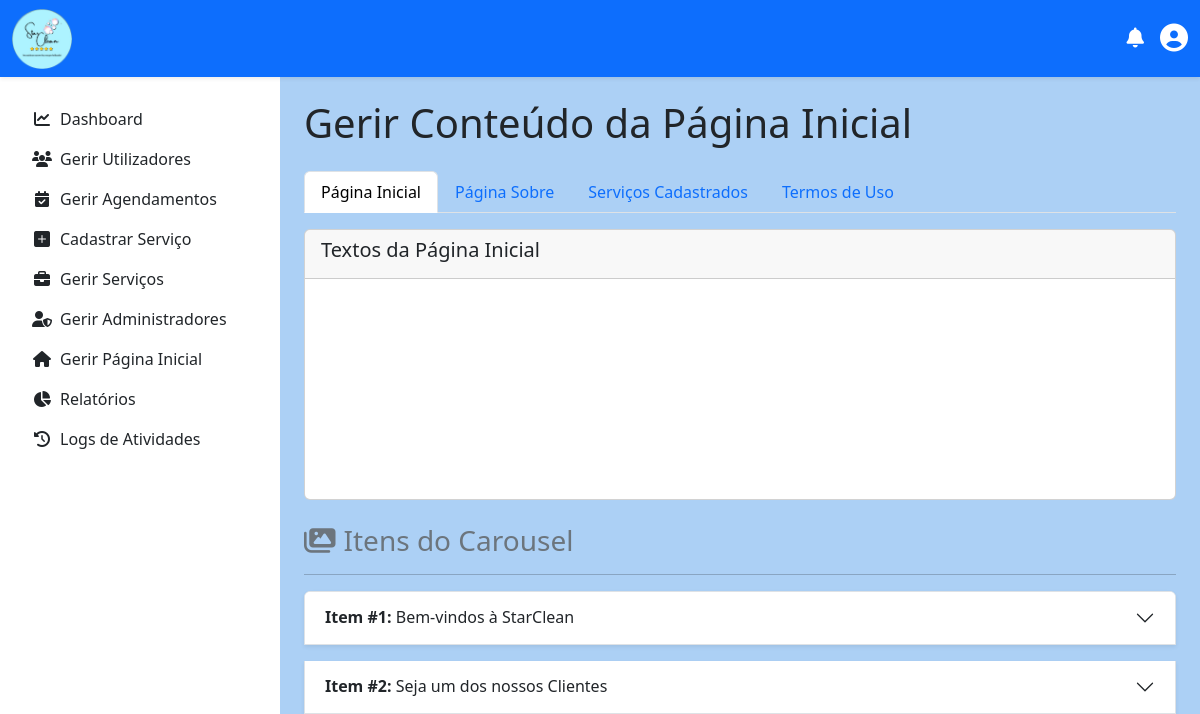
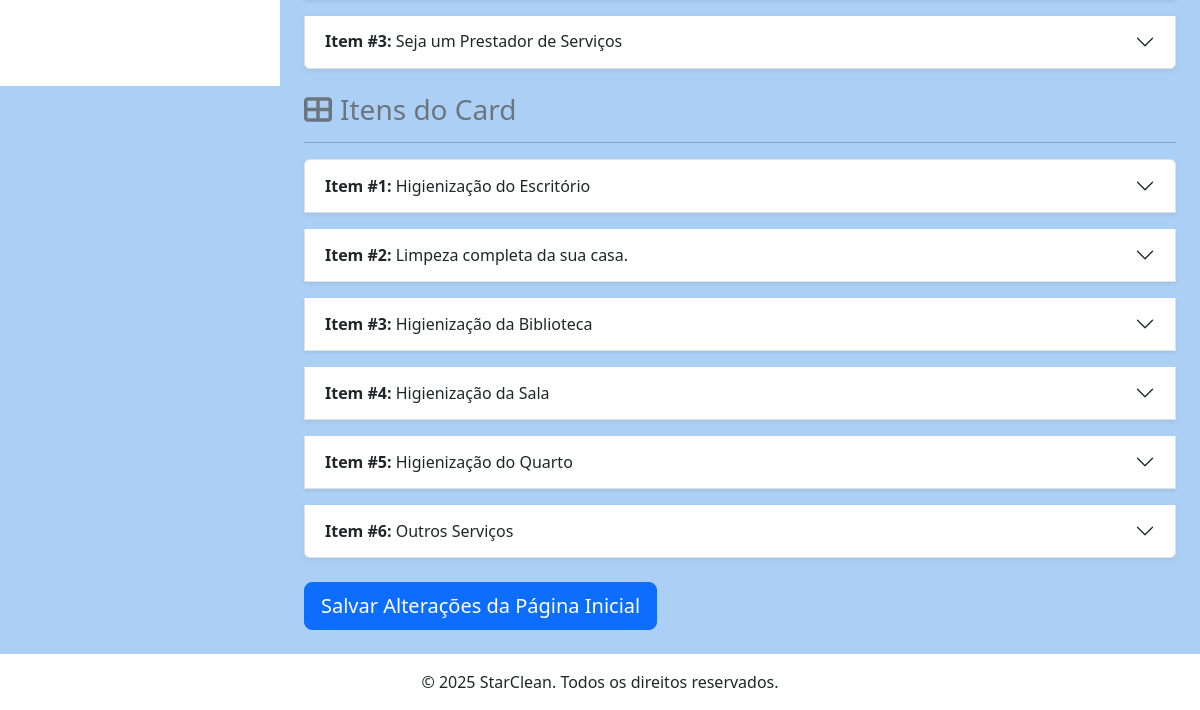
The app's page /admin/gerir_pagina_inicial.php (signed in), older data (2 pictures, top to bottom).
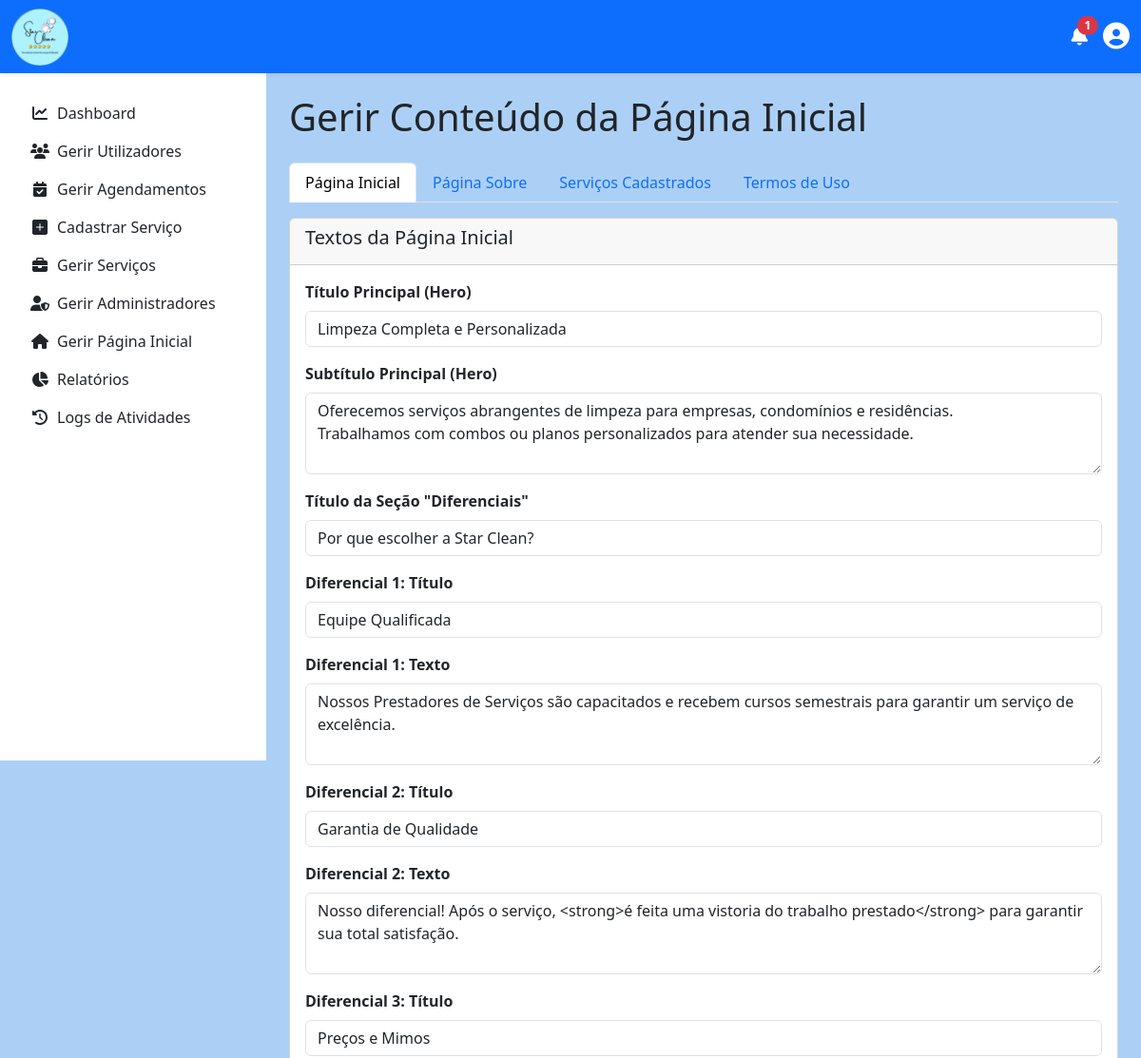
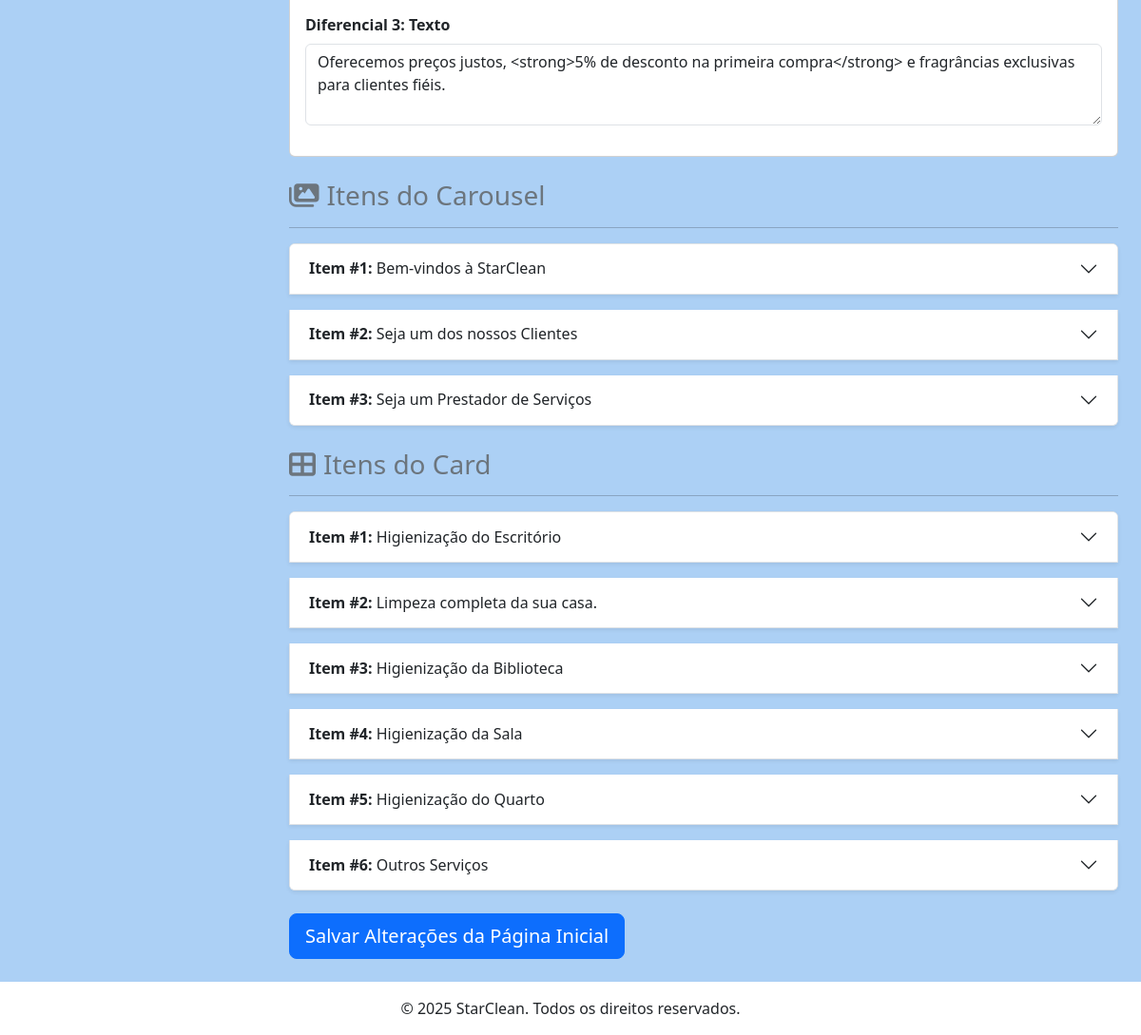
The same page, newer data (2 pictures, top to bottom).
### tables this page shows
CREATE TABLE `conteudo_pagina_inicial` (
  `id` int(11) NOT NULL,
  `tipo_conteudo` enum('carousel','card') NOT NULL,
  `titulo` varchar(255) NOT NULL,
  `texto` text DEFAULT NULL,
  `imagem_url` varchar(255) DEFAULT NULL,
  `link_url` varchar(255) DEFAULT NULL,
  `texto_botao` varchar(100) DEFAULT NULL,
  `ordem` int(11) NOT NULL DEFAULT 0,
  `ativo` tinyint(1) NOT NULL DEFAULT 1,
  `criado_por_admin_id` int(11) DEFAULT NULL,
  `editado_por_admin_id` int(11) DEFAULT NULL,
  `data_criacao` timestamp NOT NULL DEFAULT current_timestamp(),
  `data_edicao` timestamp NOT NULL DEFAULT current_timestamp() ON UPDATE current_timestamp()
);

CREATE TABLE `conteudo_geral` (
  `id` int(11) NOT NULL,
  `chave` varchar(100) NOT NULL COMMENT 'Identificador único do conteúdo (ex: index_hero_titulo)',
  `titulo` varchar(255) NOT NULL COMMENT 'Descrição amigável para o admin (ex: Título Principal da Home)',
  `conteudo` text DEFAULT NULL COMMENT 'O texto ou URL da imagem',
  `tipo` enum('texto_simples','textarea','imagem') NOT NULL DEFAULT 'texto_simples' COMMENT 'Define o tipo de campo no formulário',
  `pagina` varchar(50) NOT NULL COMMENT 'Página a que o conteúdo pertence (ex: index, sobre)'
);

### admin/gerir_pagina_inicial.php (the view, shortened to what the changed rows need)
<?php
require_once '../includes/log_helper.php';
$mensagem_erro = '';
$conteudos = [];
try {
    $pdo = obterConexaoPDO();
    $stmt = $pdo->query("SELECT * FROM conteudo_pagina_inicial ORDER BY tipo_conteudo, ordem");
    $conteudos = $stmt->fetchAll(PDO::FETCH_ASSOC);
} catch (PDOException $e) {
    $mensagem_erro = "Erro ao carregar o conteúdo dinâmico da página.";
}
$conteudo_geral = [];
try {
    $stmt_geral = $pdo->query("SELECT * FROM conteudo_geral ORDER BY pagina, id");
    foreach ($stmt_geral->fetchAll(PDO::FETCH_ASSOC) as $item) {
        $conteudo_geral[$item['pagina']][] = $item;
    }
} catch (PDOException $e) {
    $mensagem_erro .= " Erro ao carregar os textos da página.";
}
include '../includes/header.php';
include '../includes/navbar_logged_in.php';
?>
<main class="d-flex">
    <div class="container-fluid p-4 flex-grow-1">
        <h1 class="mb-4">Gerir Conteúdo da Página Inicial</h1>
        <div class="tab-content" id="myTabContent">
            <div class="tab-pane fade show active" id="index-content" role="tabpanel">
                <form action="gerir_pagina_inicial.php" method="post" enctype="multipart/form-data">
                    <div class="card mt-3">
                        <div class="card-body">
                            <?php foreach ($conteudo_geral['index'] ?? [] as $item): ?>
                                <div class="mb-3">
                                    <label for="cg-<?= $item['chave'] ?>" class="form-label"><strong><?= htmlspecialchars($item['titulo']) ?></strong></label>
                                    <?php if ($item['tipo'] === 'textarea'): ?>
                                        <textarea class="form-control" id="cg-<?= $item['chave'] ?>" name="conteudo_geral[<?= $item['chave'] ?>]" rows="3"><?= htmlspecialchars($item['conteudo']) ?></textarea>
                                    <?php else: ?>
                                        <input type="text" class="form-control" id="cg-<?= $item['chave'] ?>" name="conteudo_geral[<?= $item['chave'] ?>]" value="<?= htmlspecialchars($item['conteudo']) ?>">
                                    <?php endif; ?>
                                </div>
                            <?php endforeach; ?>
                        </div>
                    </div>
                    <?php
                    $tipo_atual = '';
                    foreach ($conteudos as $item):
                        if ($item['tipo_conteudo'] !== $tipo_atual):
                            if ($tipo_atual !== '') echo '</div>';
                            $tipo_atual = $item['tipo_conteudo'];
                            ?>
                            <div class="mt-4">
                                <h3 class="text-secondary"><i class="fas <?= $tipo_atual === 'carousel' ? 'fa-images' : 'fa-th-large' ?> me-2"></i>Itens do <?= ucfirst($tipo_atual) ?></h3><hr>
                            </div>
                            <div class="accordion" id="accordion-<?= $tipo_atual ?>">
                        <?php endif; ?>
                        <div class="accordion-item mb-3 shadow-sm">
                            <h2 class="accordion-header" id="heading-<?= $item['id'] ?>">
                                <button class="accordion-button collapsed" type="button" data-bs-toggle="collapse" data-bs-target="#collapse-<?= $item['id'] ?>">
                                    <strong>Item #<?= $item['ordem'] ?>:</strong>&nbsp;<?= htmlspecialchars($item['titulo']) ?>
                                </button>
                            </h2>
                        </div>
                    <?php endforeach; if (!empty($conteudos)) echo '</div>'; ?>
                </form>
            </div>
        </div>
    </div>
</main>
<?php include '../includes/footer.php'; ?>

### includes/navbar_logged_in.php (shortened to what the changed rows need)
<?php
if (isset($_SESSION['usuario_id'])) {
    $id_usuario = $_SESSION['usuario_id'];
    $tipo_usuario = $_SESSION['usuario_tipo'];
    $pdo = obterConexaoPDO();
    $notifications = [];
    try {
        if ($tipo_usuario === 'prestador') {
            $link_destino = BASE_URL . '/prestador/gerir_agendamentos.php';
            $stmt = $pdo->prepare("SELECT a.data as data, c.nome AS nome_cliente FROM Agendamento a JOIN Cliente c ON a.Cliente_id = c.id WHERE a.Prestador_id = ? AND a.status = 'pendente' AND a.notificacao_prestador_lida = FALSE ORDER BY a.data DESC LIMIT 5");
            $stmt->execute([$id_usuario]);
            $notifications = $stmt->fetchAll(PDO::FETCH_ASSOC);
        } elseif ($tipo_usuario === 'admin') {
            $stmt = $pdo->prepare(
                "SELECT a.data, s.titulo, s.preco, p.nome AS nome_prestador
                 FROM Agendamento a
                 JOIN Servico s ON a.Servico_id = s.id
                 JOIN Prestador p ON a.Prestador_id = p.id
                 WHERE a.status = 'realizado' AND a.notificacao_admin_lida = FALSE ORDER BY a.data DESC LIMIT 5"
            );
            $stmt->execute();
            $notifications = $stmt->fetchAll(PDO::FETCH_ASSOC);
        }
    } catch (PDOException $e) {
        error_log("Erro ao buscar notificações: " . $e->getMessage());
    }
}
?>
<nav class="navbar navbar-expand-lg navbar-light bg-primary shadow-sm fixed-top">
    <div class="container-fluid">
        <div class="d-flex align-items-center">
            <div class="dropdown me-3">
                <a href="#" class="nav-link" id="notificationDropdown" role="button" data-bs-toggle="dropdown" aria-expanded="false">
                    <i class="fas fa-bell fs-5 text-white"></i>
                    <?php if (!empty($notifications)): ?>
                        <span class="badge bg-danger rounded-pill position-absolute top-0 start-100 translate-middle">
                            <?= count($notifications) ?>
                        </span>
                    <?php endif; ?>
                </a>
            </div>
        </div>
    </div>
</nav>

Row changes from the older to the newer data that the page shows:
added conteudo_geral: titulo "Título Principal (Hero)", conteudo "Limpeza Completa e Personalizada"
added conteudo_geral: titulo "Subtítulo Principal (Hero)", chave+conteudo "Oferecemos serviços abrangentes de limpeza para empresas, condomínios e residências. Trabalhamos com combos ou planos personalizados para atender sua necessidade."
added conteudo_geral: titulo "Título da Seção \"Diferenciais\"", conteudo "Por que escolher a Star Clean?"
added conteudo_geral: titulo "Diferencial 1: Título", conteudo "Equipe Qualificada"
added conteudo_geral: titulo "Diferencial 1: Texto", chave+conteudo "Nossos Prestadores de Serviços são capacitados e recebem cursos semestrais para garantir um serviço de excelência."
added conteudo_geral: titulo "Diferencial 2: Título", conteudo "Garantia de Qualidade"
added conteudo_geral: titulo "Diferencial 2: Texto", chave+conteudo "Nosso diferencial! Após o serviço, <strong>é feita uma vistoria do trabalho prestado</strong> para garantir sua total satisfação."
added conteudo_geral: titulo "Diferencial 3: Título", conteudo "Preços e Mimos"
added conteudo_geral: titulo "Diferencial 3: Texto", chave+conteudo "Oferecemos preços justos, <strong>5% de desconto na primeira compra</strong> e fragrâncias exclusivas para clientes fiéis."
Text that changed along with them:
count($notifications): (not shown) → "1"
